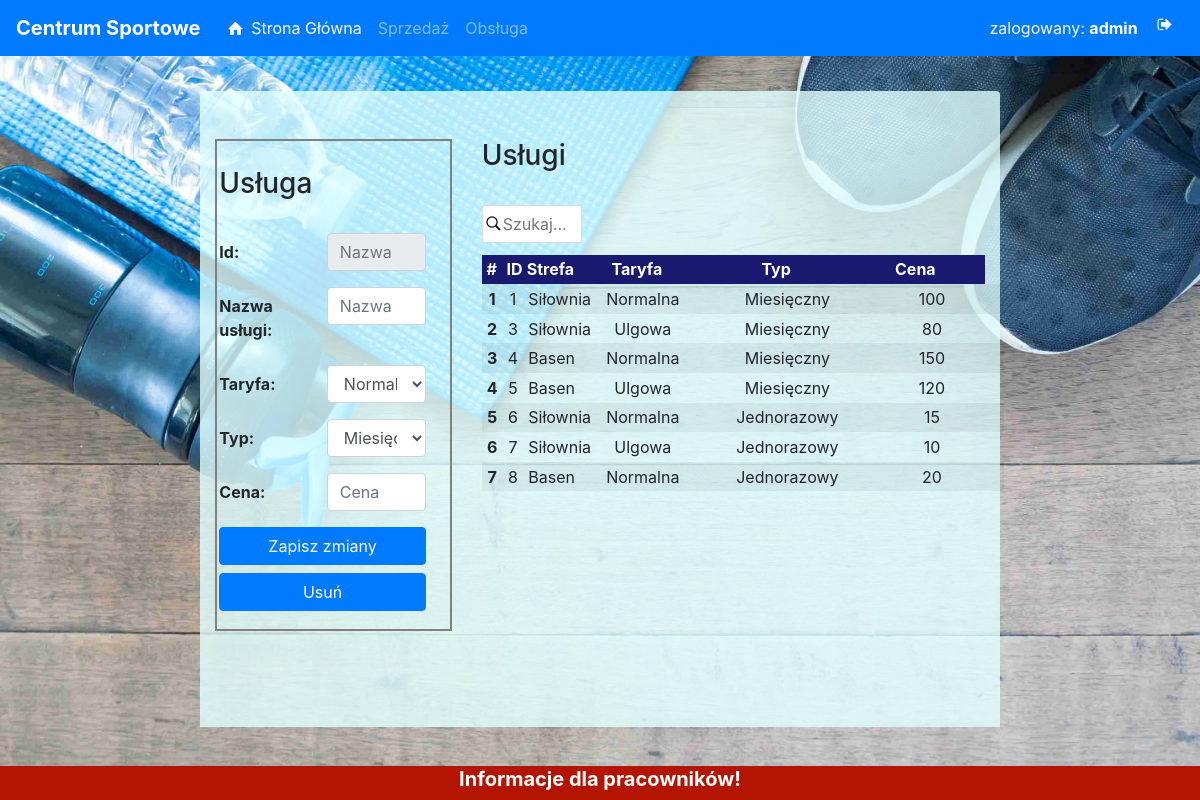
Page /serviceEdit.php (signed in) on the committed database.
### tables this page shows
CREATE TABLE IF NOT EXISTS `system` (
  `id` int(1) NOT NULL,
  `deposit_number` int(3) NOT NULL,
  `user_info` text NOT NULL
);

CREATE TABLE IF NOT EXISTS `services` (
  `id` int(3) NOT NULL,
  `name` varchar(30) NOT NULL,
  `tariff` varchar(30) NOT NULL,
  `price` int(4) NOT NULL,
  `type` varchar(20) NOT NULL
);

### class/connectDB.php (called while the page is built, shortened)
<?php
class Database
{
public function __construct($username = "root", $password = "", $host = "localhost", $dbname = "sport", $options =[])
{
    try
    {
        $this->database = new PDO("mysql:host={$host};dbname={$dbname};charset=utf8", $username, $password, $options);
    }
    catch (PDOException $e)
    {
        throw new Exception($e->getMessage());
    }
}
}
?>

### class/class_service.php (the view, shortened to what this page needs)
<?php
require_once ('connectDB.php');
class Service extends Database {
    public function getServiceList() {
        $this->query = ("SELECT id, name, tariff, price, type FROM services ");
        $this->stmt = $this->database->prepare($this->query);
        $this->stmt->execute();
        echo '<table id="table" class="table-sm edit_table table-striped table-hover "><thead><tr><th width="4%"><center>#</center></th><th  width="4%">ID</th><th width="9%">Strefa</th><th><center>Taryfa</center></th><th><center>Typ</center></th><th><center>Cena</center></th></tr></thead><tbody>';
        foreach ($this->stmt->fetchAll(PDO::FETCH_ASSOC) as $result) {
            $i++;
            echo '<tr onclick="serviceEditTable(this);" id="' . $i . '"><td style="font-weight: bold"; width="4%"><center>' . $i . '</center></td><td width="4%" style="font-weight: normal";>' . $result['id'] . '</td><td width="9%" style="font-weight: normal";>' . $result['name'] . '</td><td>' . $result['tariff'] . '</td><td style="text-align: center;">' . $result['type'] . '</td><td>' . $result['price'] . '</td></tr>';
        }
        echo '</tbody></table>';
    }
}

### class/class_system.php (shortened to what this page needs)
<?php
require_once ('connectDB.php');
class System extends Database {
        public function getUser_info()
        {
        $this->query = ("SELECT user_info FROM system");
        $this->stmt = $this->database->prepare($this->query);
        $this->stmt->execute();
        $row = $this->stmt->fetch(PDO::FETCH_ASSOC);
        echo $row['user_info'];
    }
}

### css/style.css (style rules this page uses)
body { min-height: 100vh; }
.body_template { background: url('../img/bg.jpg'); background-size: cover; }
table.edit_table td { text-align: center; }
table.edit_table th { text-align: center; }
table.edit_table tr { width: 100%; display: inline-table; table-layout: fixed; }
table.edit_table thead { background-color: MidnightBlue ; color: white; }
table.edit_table tbody { overflow-y: scroll; height: 400px; width: 98%!important; position: absolute; }

### rows in the picture
system: user_info "Informacje dla pracowników!"
services: id "1", name "Siłownia", tariff "Normalna", type "Miesięczny", price "100"
services: id "3", name "Siłownia", tariff "Ulgowa", type "Miesięczny", price "80"
services: id "4", name "Basen", tariff "Normalna", type "Miesięczny", price "150"
services: id "5", name "Basen", tariff "Ulgowa", type "Miesięczny", price "120"
services: id "6", name "Siłownia", tariff "Normalna", type "Jednorazowy", price "15"
services: id "7", name "Siłownia", tariff "Ulgowa", type "Jednorazowy", price "10"
services: id "8", name "Basen", tariff "Normalna", type "Jednorazowy", price "20"

### other values in the picture
$_SESSION['login_user'] "admin"
